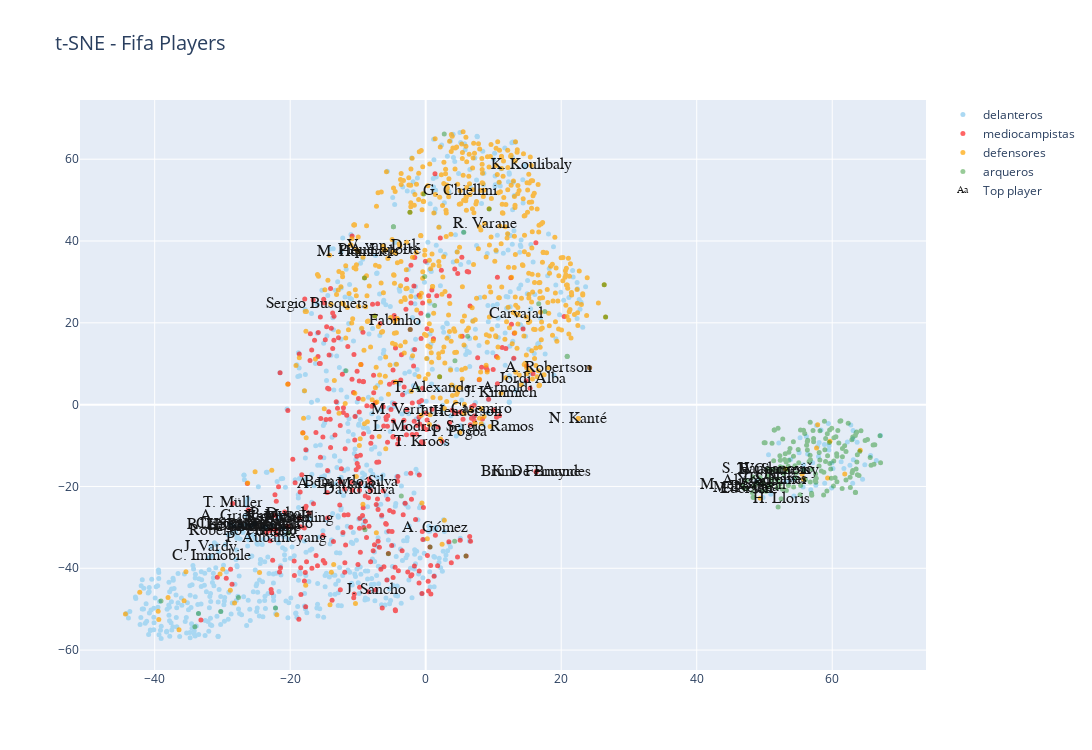

The notebook cell saved with this chart:
### Code cell
iplot(fig)

### Figure 1 — Plotly figure (JSON) as saved in the notebook; plotly's stock layout.template omitted (floating-point values rounded to 4 significant figures; data arrays with more than 128 entries replaced by an {"elided": "..."} marker saying what was removed)
{"data": [{"marker": {"color": "#A2D5F2", "size": 5}, "mode": "markers", "name": "delanteros", "opacity": 0.9, "text": {"elided": "852 str values"}, "type": "scatter", "x": {"elided": "852 float values"}, "y": {"elided": "852 float values"}}, {"marker": {"color": "red", "size": 5}, "mode": "markers", "name": "mediocampistas", "opacity": 0.6, "text": {"elided": "357 str values"}, "type": "scatter", "x": {"elided": "357 float values"}, "y": {"elided": "357 float values"}}, {"marker": {"color": "orange", "size": 5}, "mode": "markers", "name": "defensores", "opacity": 0.7, "text": {"elided": "600 str values"}, "type": "scatter", "x": {"elided": "600 float values"}, "y": {"elided": "600 float values"}}, {"marker": {"color": "green", "size": 5}, "mode": "markers", "name": "arqueros", "opacity": 0.4, "text": {"elided": "192 str values"}, "type": "scatter", "x": {"elided": "192 float values"}, "y": {"elided": "192 float values"}}, {"mode": "text", "name": "Top player", "opacity": 0.9, "text": ["L. Messi", "Cristiano Ronaldo", "J. Oblak", "R. Lewandowski", "Neymar Jr", "K. De Bruyne", "K. Mbappé", "M. ter Stegen", "V. van Dijk", "Alisson", "S. Mané", "M. Salah", "T. Courtois", "S. Agüero", "Sergio Ramos", "K. Benzema", "M. Neuer", "Casemiro", "Ederson", "R. Sterling", "J. Kimmich", "H. Kane", "P. Dybala", "S. Handanovič", "T. Kroos", "E. Hazard", "K. Koulibaly", "N. Kanté", "J. Sancho", "T. Alexander-Arnold", "Bruno Fernandes", "A. Laporte", "Fabinho", "A. Robertson", "Bernardo Silva", "G. Chiellini", "H. Lloris", "L. Suárez", "L. Modrić", "A. Di María", "W. Szczęsny", "P. Aubameyang", "Sergio Busquets", "C. Immobile", "K. Navas", "A. Griezmann", "H. Son", "Roberto Firmino", "R. Varane", "P. Pogba", "M. Verratti", "A. Gómez", "Piqué", "David Silva", "Y. Sommer", "M. Hummels", "J. Henderson", "Jordi Alba", "T. Müller", "De Gea", "Carvajal", "J. Vardy"], "textfont": {"color": "black", "family": "sans serif", "size": 16}, "type": "scatter", "x": [-22.25, -25.23, 50.56, -27.35, -21.84, 16.29, -23.63, 46.84, -6.274, 47.34, -23.95, -22.69, 51.37, -25.73, 9.508, -26.5, 46.93, 8.194, 47.37, -18.69, 11.13, -28.27, -21.43, 50.51, -0.5052, -21.78, 15.58, 22.52, -7.293, 5.19, 16.29, -5.908, -4.569, 18.13, -11.0, 5.088, 52.46, -28.88, -3.009, -13.26, 52.12, -22.08, -16.03, -31.62, 51.99, -26.65, -22.17, -26.96, 8.683, 5.047, -2.778, 1.414, -10.23, -9.773, 51.12, -9.962, 5.107, 15.75, -28.48, 48.47, 13.36, -31.7], "y": [-27.12, -29.11, -17.51, -29.51, -27.44, -16.43, -29.99, -19.74, 38.79, -18.59, -29.97, -29.44, -15.87, -29.64, -5.351, -29.34, -20.39, -0.9856, -20.5, -27.66, 2.758, -29.66, -26.76, -15.67, -9.226, -27.82, 58.47, -3.405, -45.41, 4.125, -16.43, 37.82, 20.35, 9.015, -18.95, 52.32, -23.01, -29.27, -5.498, -19.37, -16.09, -32.64, 24.65, -37.07, -18.13, -27.13, -30.65, -30.92, 44.26, -6.784, -1.264, -30.13, 37.9, -20.92, -18.38, 37.35, -1.784, 6.27, -24.14, -20.08, 22.1, -34.79]}], "layout": {"autosize": false, "height": 750, "title": {"font": {"size": 20}, "text": "t-SNE - Fifa Players"}, "width": 1150}}
